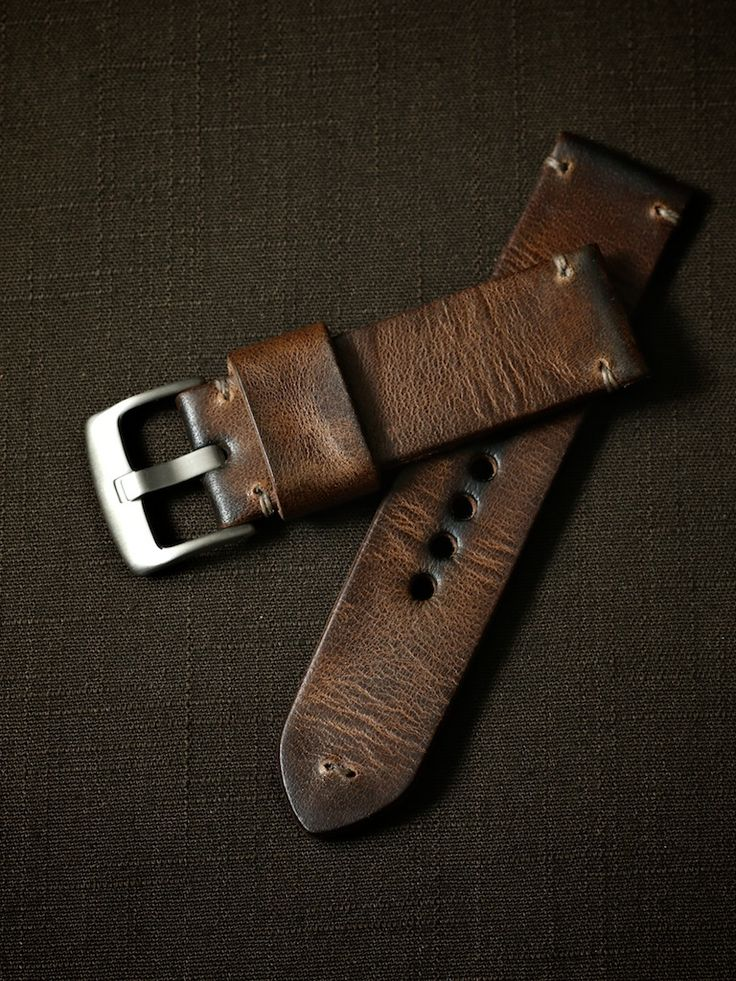
#> input picture studio/desk/art/watch-strap-photo.jpg, 736 x 981 px
$ python strapphoto.py
#> lines starting #> are read from the running program, lines starting #| are printed output that depends on the picture
# /// script
# dependencies = ["numpy", "pillow", "scipy"]
# ///
"""The watch's strap, taken from the user's photograph of it (art/watch-strap-photo.jpg) and unwarped flat: what
objects/watch.py lays over the top of each half. The photograph sees the strap undone and crossed, from a little
above: each half is followed down its middle (traced by hand, below), and the photograph sampled square across it,
edge to edge, so its creases, its stitches, its holes and the photograph's own light on them come out straight.
Run from the repository root:

    uv run studio/desk/art/strapphoto.py

It writes studio/desk/art/watch-strap-long.png and watch-strap-short.png, and beside each its creases' relief
(watch-strap-*-relief.png): across, the strap's width; down, from the
end at the lugs to the tip, and to the fold round the buckle's bar; PX pixels to the photograph's pixel.

Where the short half lies across the long one in the photograph, the long half is hidden: that stretch is filled from
the short half's own creased middle and from the long half below its holes, feathered in."""

import os

import numpy as np
from PIL import Image
from scipy import ndimage

HERE = os.path.dirname(os.path.abspath(__file__))
PHOTO = os.path.join(HERE, "watch-strap-photo.jpg")
PX = 2
# Each half's middle in the photograph, in pixels, from beyond its end at the lugs to beyond its far end; how far
# the middle traced lies off the strap's true middle, across, and how wide the strap is, in photograph pixels; and
# where along the trace (in photograph pixels) its end at the lugs and its far end lie.
LONG = ([(640, 140), (623, 168), (590, 248), (440, 522), (393, 650), (370, 712), (340, 795), (322, 850)], 3.0, 142.0, (25.0, 772.0))
SHORT = ([(650, 305), (618, 316), (555, 335), (400, 381), (350, 405), (255, 435), (200, 452), (160, 465)], -1.0, 135.0, (27.0, 479.0))
# The long half hidden under the short one: from this far along it, down to a line across it from this far along at
# its one edge to this far along at its other, the shadow included; but for the first hole, which shows, here (across
# from the one edge, in shares of the width, and along) and this round. It is filled from the short half, this far along
# it on, and from the long half's own, this far along it on, the two joined this far along the long half; feathered
# over this many photograph pixels, and the two sources over this many.
HIDDEN = (105.0, 292.0, 494.0)
SHOWN = (0.4, 357.0, 19.0)
FILL = (78.0, 530.0, 308.0)
FEATHER = 14.0
SEAM = 40.0
# The creases' relief keeps what is finer than this, in photograph pixels.
RELIEF = 4.0


def spline(points, step):
    """A smooth path through points (Catmull and Rom), sampled every step pixels along it."""
    points = np.asarray(points, dtype=float)
    padded = np.vstack((2 * points[0] - points[1], points, 2 * points[-1] - points[-2]))
    dense = []
    for k in range(1, len(padded) - 2):
        p0, p1, p2, p3 = padded[k - 1 : k + 3]
        for t in np.linspace(0, 1, 80, endpoint=False):
            dense.append(0.5 * (2 * p1 + (-p0 + p2) * t + (2 * p0 - 5 * p1 + 4 * p2 - p3) * t * t + (-p0 + 3 * p1 - 3 * p2 + p3) * t**3))
    dense.append(points[-1])
    dense = np.array(dense)
    along = np.concatenate(([0], np.cumsum(np.linalg.norm(np.diff(dense, axis=0), axis=1))))
    s = np.arange(0, along[-1], step)
    return np.column_stack([np.interp(s, along, dense[:, axis]) for axis in range(2)])


def unwarp(photo, half):
    """The half laid straight: rows down it from its end at the lugs, every 1/PX of a photograph pixel; columns
    across it, edge to edge."""
    trace, off, width, (start, end) = half
    step = 1 / PX
    middle = spline(trace, step)
    ahead = np.gradient(middle, axis=0)
    ahead /= np.linalg.norm(ahead, axis=1)[:, None]
    normal = np.column_stack((-ahead[:, 1], ahead[:, 0]))
    rows = slice(int(start * PX), int(end * PX))
    across = off + np.arange(-width / 2, width / 2, step) + step / 2
    points = middle[rows, None, :] + across[None, :, None] * normal[rows, None, :]
    return np.stack([ndimage.map_coordinates(photo[..., k], [points[..., 1], points[..., 0]], order=3, mode="nearest") for k in range(3)], -1)


def resample(image, width):
    """An image's columns stretched or squeezed to width."""
    columns = image.shape[1]
    x = (np.arange(width) + 0.5) * columns / width - 0.5
    y = np.arange(image.shape[0])
    yy, xx = np.meshgrid(y, x, indexing="ij")
    return np.stack([ndimage.map_coordinates(image[..., k], [yy, xx], order=1, mode="nearest") for k in range(3)], -1)


def main():
    photo = np.asarray(Image.open(PHOTO).convert("RGB")).astype(np.float32)
    long = unwarp(photo, LONG)
    short = unwarp(photo, SHORT)
    # The fill, as wide as the long half: the short half's creased middle, then the long half's own below its holes.
    start = LONG[3][0]
    top, edge, other = HIDDEN
    from_short, from_long, joined = FILL
    rows = np.arange(long.shape[0]) / PX + start
#> rows = 1494 values from 25 to 771.5
    wide = resample(short, long.shape[1])
#> in resample, `return np.stack([ndimage.map_coordinates(image[..., k], [yy, xx], orde..`:
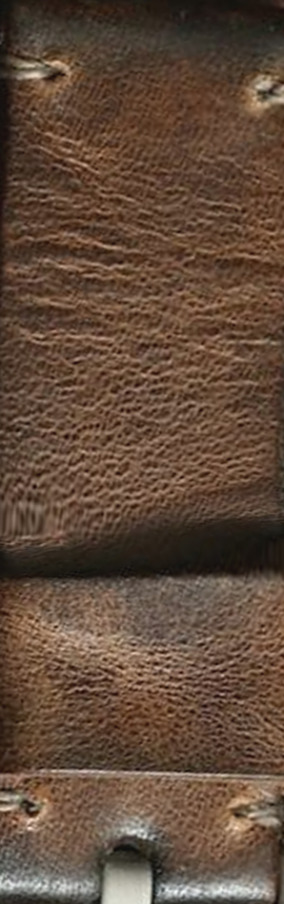
#> returned value: shape (904, 284, 3) float32; mean of channels 0, 1, 2 87.8, 64.1, 47.1; drawn with min black and max white
    first = wide[np.clip(((rows - top + from_short - SHORT[3][0]) * PX).astype(int), 0, wide.shape[0] - 1)]
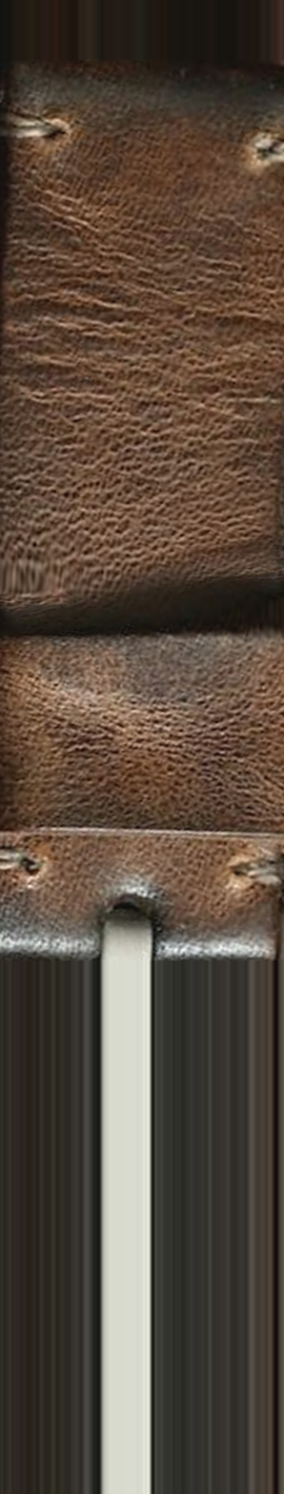
#> first: shape (1494, 284, 3) float32; mean R, G, B 78.4, 62.9, 49.7; drawn with min black and max white
    then = long[np.clip(((rows - joined + from_long - start) * PX).astype(int), 0, long.shape[0] - 1)]
    seam = np.clip((rows - joined) / SEAM + 0.5, 0, 1)[:, None, None]
#> seam = 1494 values from 0 to 1
    fill = first * (1 - seam) + then * seam
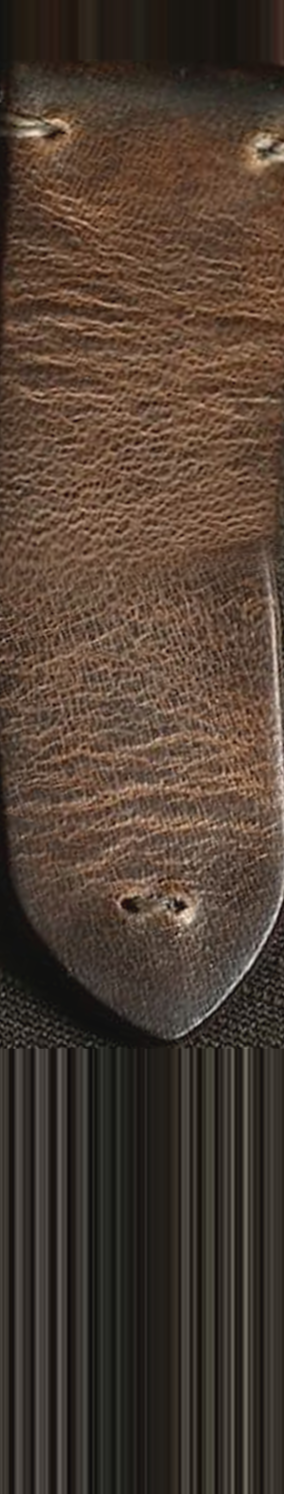
#> fill: shape (1494, 284, 3) float64; mean R, G, B 64.2, 48, 36.2; drawn with min black and max white
    # Laid over what the short half hides.
    across = np.linspace(0, 1, long.shape[1])[None, :]
    bottom = edge + (other - edge) * across
    inside = np.minimum((rows[:, None] - top) / FEATHER, (bottom - rows[:, None]) / FEATHER)
    u, a, round_ = SHOWN
    hole = np.hypot((across - u) * LONG[2], rows[:, None] - a)
    inside = np.minimum(inside, (hole - round_) / FEATHER)
    weight = np.clip(inside + 0.5, 0, 1)[..., None]
    long = long * (1 - weight) + fill * weight
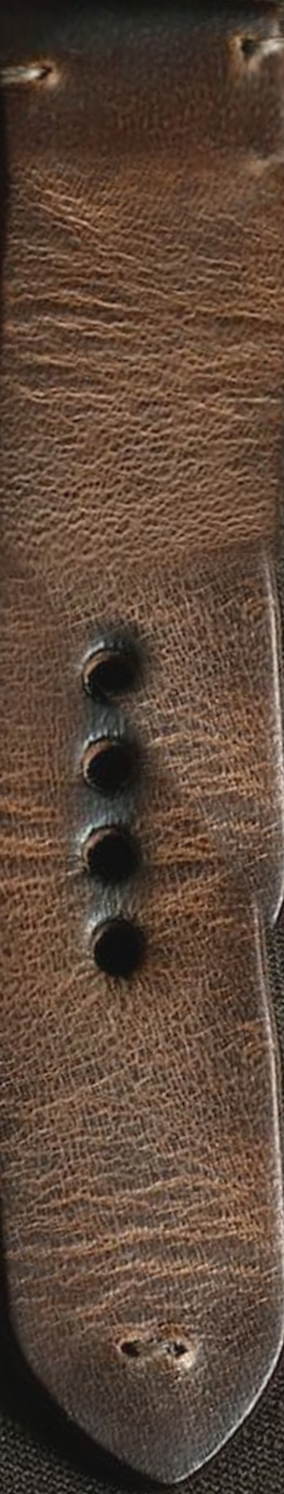
#> long: shape (1494, 284, 3) float64; mean R, G, B 78.7, 57, 42.3; drawn with min black and max white
    for name, image in (("long", long), ("short", short)):
        Image.fromarray(np.clip(image, 0, 255).astype(np.uint8)).save(os.path.join(HERE, f"watch-strap-{name}.png"))
        # The creases' relief: the picture's fine light and dark, its broad light taken out, mid grey for none.
        grey = image @ np.array([0.3, 0.59, 0.11], dtype=np.float32)
        fine = grey - ndimage.gaussian_filter(grey, RELIEF * PX)
        relief = 128 + 127 * np.clip(fine / (3 * fine.std()), -1, 1)
        Image.fromarray(relief.astype(np.uint8)).save(os.path.join(HERE, f"watch-strap-{name}-relief.png"))
        print(name, image.shape[1], "x", image.shape[0])
#> this loop made 2 passes
#> name on passes 1 to 2: 'long', 'short'
#| long 284 x 1494
#| short 270 x 904
#> pass 1, in main, `relief = 128 + 127 * np.clip(fine / (3 * fine.std()), -1, 1)`:
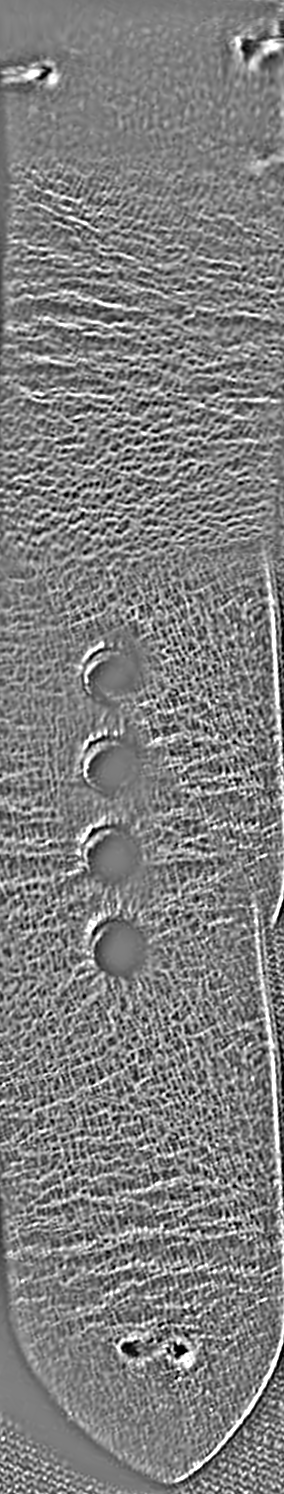
#> relief: shape (1494, 284) float64; min 1, max 255, mean 127.7
#> after the loop:
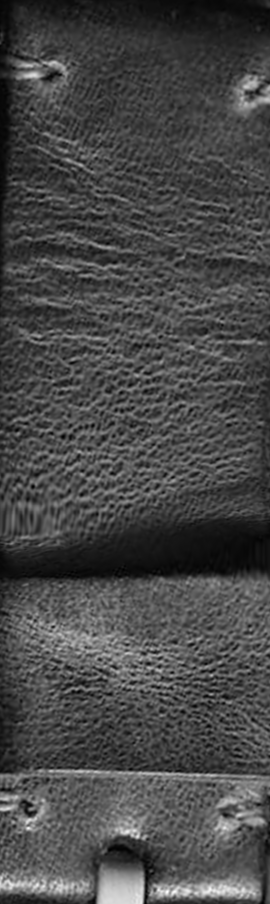
#> grey: shape (904, 270) float32; min -3.9, max 252.7, mean 69.3; drawn with min black and max white
#> after the loop:
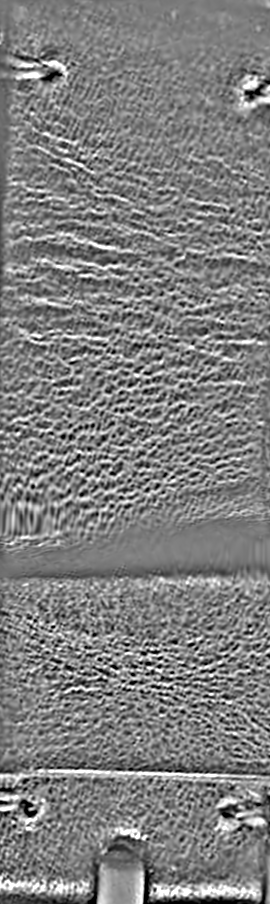
#> relief: shape (904, 270) float32; min 1, max 255, mean 127.9


if __name__ == "__main__":
    main()
